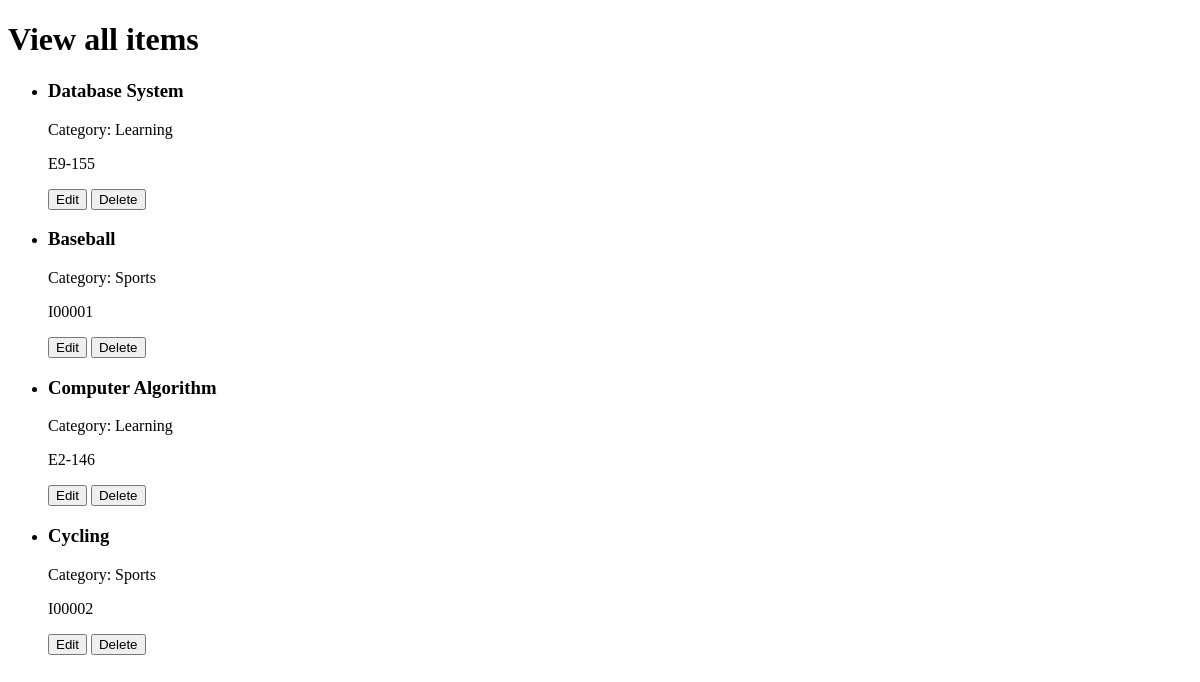
Page /items/listAll on the earlier database version.
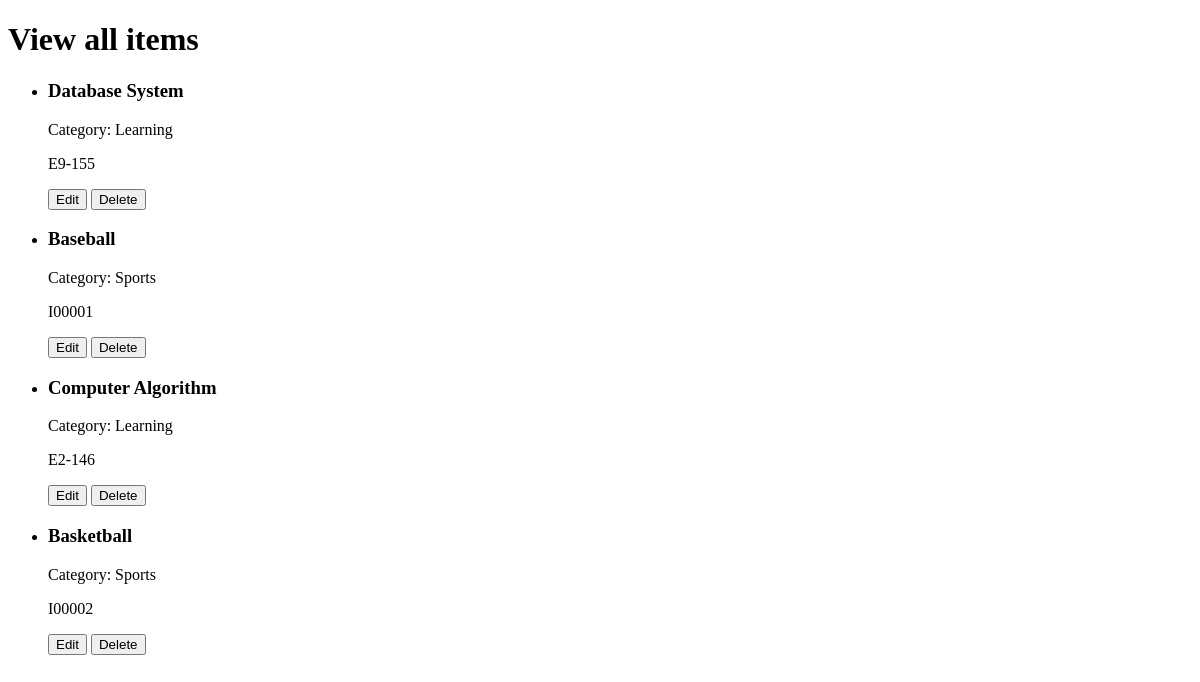
Same page on the later database version.
### MainApp/models.py (models this page shows, shortened)
class Items(db.Model):
    __tablename__ = 'Items'
    Category = db.Column(db.VARCHAR(20), nullable=False)
    ItemNumber = db.Column(db.CHAR(6), primary_key=True)
    Name = db.Column(db.VARCHAR(50), nullable=False)
    item_referenced_by_record = db.relationship('Records', lazy=True, cascade='delete')
    item_referenced_by_goal = db.relationship('Goals', lazy=True, cascade='delete')

### main.py (the view)
@app.route('/items/listAll')
def items_listAll():
    return items_views.listItems()

### MainApp/Items/views.py (called while the page is built)
def listItems():
    numberOfItems = db.session.execute('SELECT COUNT(*) AS Number '+
                                       'FROM Items').fetchall()[0].Number
    if numberOfItems > 0:
        return render_template('items/item_listAll.html', items=Items.query.all())
    else:
        return '<h2>There isn\'t any item</h2>'

### MainApp/templates/items/item_listAll.html (shortened to what this page needs)
<!doctype html>
<html>
    <body>
        <div class="itemContainer">
            <h1 class="itemContainer">View all items</h1>
            <ul class="itemList">
                {% for i in items%}
                <li class="item">
                    <h3 class="item" id="name">{{i.Name}}</h3>
                    <p class="item" id="category">Category: {{i.Category}}</p>
                    <p class="item" id="itemNumber">{{i.ItemNumber}}</p>
                    <button type="modifyRequest" onclick="sendModifyRequest('{{i.ItemNumber}}')">Edit</button>
                    <button type="deleteRequest" onclick="deleteWarn('{{i.ItemNumber}}')">Delete</button>
                </li>
                {% endfor %}
            </ul>
        </div>
    </body>
</html>

Differences in the rows shown:
changed Items "I00002": Name "Cycling" → "Basketball"
